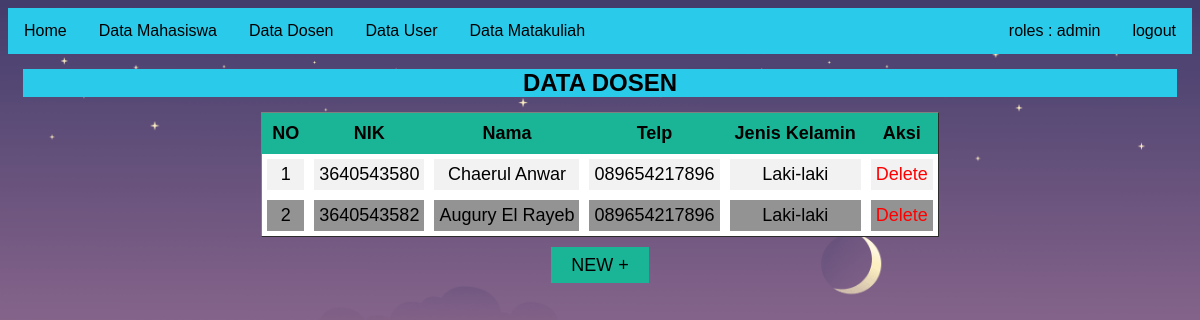
Page /dataDsn.php on the committed database.
### tables this page shows
CREATE TABLE `datadsn` (
  `noDsn` int(10) NOT NULL,
  `nikDsn` varchar(14) NOT NULL,
  `namaDsn` varchar(30) NOT NULL,
  `tlpDsn` varchar(14) NOT NULL,
  `jnsKelamin` varchar(25) NOT NULL
);

### dataDsn.php (the view)
<!DOCTYPE html>
<html lang="en">
<link href="ulli.css" type="text/css" rel="stylesheet">
<body>
    <ul>
        <li><a href="dashboard.php">Home</a></li>
        <li><a href="dataMhs.php">Data Mahasiswa</a></li>
        <li><a href="dataDsn.php">Data Dosen</a></li>
        <li><a href="dataUser.php">Data User</a></li>
        <li><a href="dataMatKul.php">Data Matakuliah</a></li>
        <li style="float: right;"><a href="login.php">logout</a></li>
        <li style="float: right;"><a href="roles.php">roles : admin</a></li>
    </ul>
    <center>
        <h2> DATA DOSEN </h2>
    </center>
    <center>
    <table id="customers" border="1" cellspacing="0" cellpadding="5">
        <tr>
            <th>NO</th>
            <th>NIK</th>
            <th>Nama</th>
            <th>Telp</th>
            <th>Jenis Kelamin</th>
            <th>Aksi</th>
        </tr>
        <?php
        include 'koneksi.php';
        $no = 1;
        $data = mysqli_query($koneksi, "select * from dataDsn");
        while ($d = mysqli_fetch_array($data)) {
        ?>
            <tr>
                <td><?php echo $no++; ?></td>
                <td><?php echo $d['nikDsn']; ?></td>
                <td><?php echo $d['namaDsn']; ?></td>
                <td><?php echo $d['tlpDsn']; ?></td>
                <td><?php echo $d['jnsKelamin']; ?></td>
                <td><a href="hapusDsn.php?del=<?php echo $d['noDsn']; ?>"
                style="text-decoration: none; color :red">Delete</a></td>
            </tr>
        <?php
        }
        ?>
    </table>
    </center>
    <br>
    <center>
    <a class="btnsubmit" href="tambahDsn.php">NEW +</a>
    </center>
</body>
</html>

### ulli.css (style rules this page uses)
h2 { font-family: 'aferd', sans-serif; background-color: #2acaea; margin: 15px; }
body { background: url(bg.jpg); background-size: cover; background-repeat: no-repeat; }
ul { transition:background-color 200ms ease; transition-duration: 0.2s; list-style-type: none; margin: 0; padding: 0; overflow: hidden; background-color: #2acaea; }
li { transition:background-color 200ms ease; transition-duration: 0.2s; float: left; }
li a { transition:background-color 200ms ease; transition-duration: 0.2s; display: flex; color: black; text-align: left; padding: 14px 16px; text-decoration: none; font-family: 'aferd', sans-serif; }
tr td { border: 5px solid white; transition:background-color 200ms ease; transition-duration: 0.2s; }
tr:nth-child(even) { background-color: #f2f2f2; border: 0px ; padding: 30px; text-align: center; color : rgb(0, 0, 0); font-family: 'aferd', sans-serif; font-size: large; transition-duration: 0.4s; }
tr:nth-child(odd) { background-color: #939393; border: 0px ; padding: 100px; text-align: center; color : rgb(0, 0, 0); font-family: 'aferd', sans-serif; font-size: large;transition-duration: 0.4s; }
th { border: 1px ; padding: 10px; text-align: center; background-color:rgb(25, 181, 150); color : rgb(0, 0, 0); font-family: 'aferd', sans-serif; font-size: large; }
.btnsubmit { background-color: rgb(25, 181, 150); border: 0px solid #124d61; color: #000000; margin: 4px 2px; padding: 8px 20px; transition-duration: 0.4s; text-decoration: none; font-family: 'aferd',sans-serif; font-size: large; }

### rows in the picture
datadsn: nikDsn "3640543580", namaDsn "Chaerul Anwar", tlpDsn "089654217896", jnsKelamin "Laki-laki"
datadsn: nikDsn "3640543582", namaDsn "Augury El Rayeb", tlpDsn "089654217896", jnsKelamin "Laki-laki"
